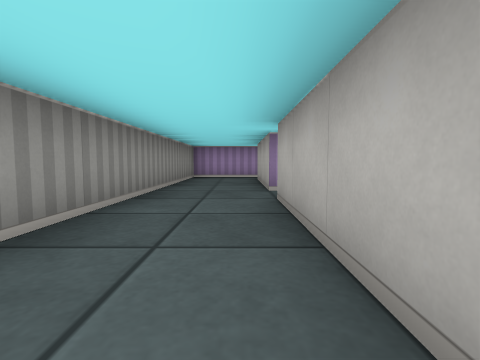
View 1 (above)

24 first-person views from a walk through a cub3D level. The camera is about half as high as the walls, tilts 4° down and sees 85° across. The floor is counted in squares. Each view is taken from the middle of a square. On the plan, view 1 faces up. The plan holds only what a view shows up to about 9 squares ahead; the rest is blank.

View 2
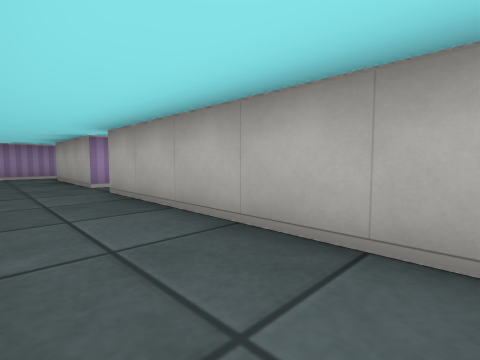

View 3
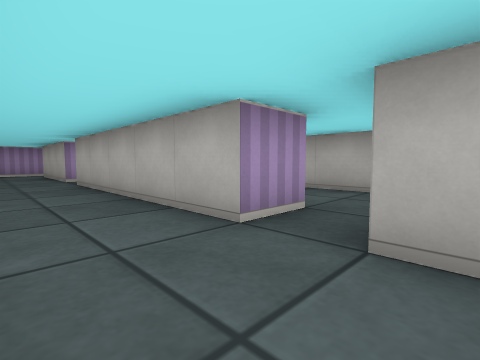

View 4
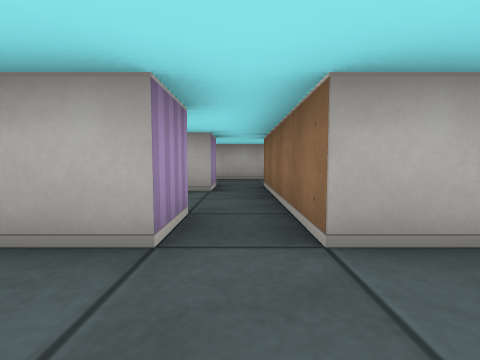

View 5
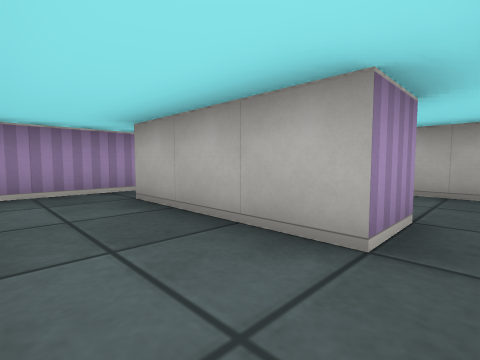

View 6
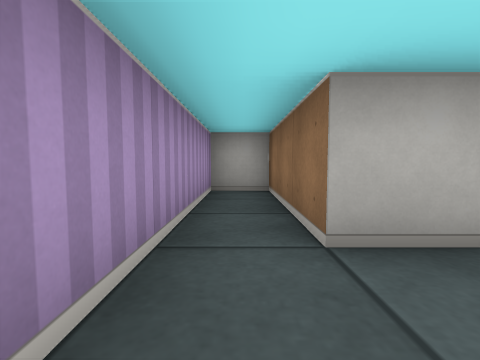

View 7
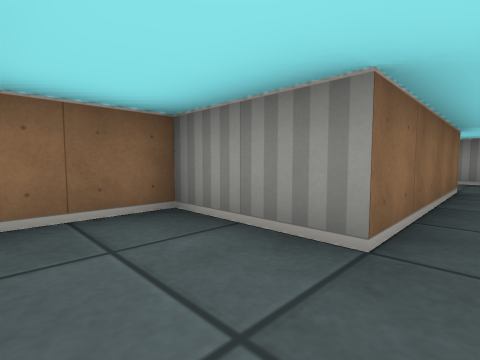

View 8
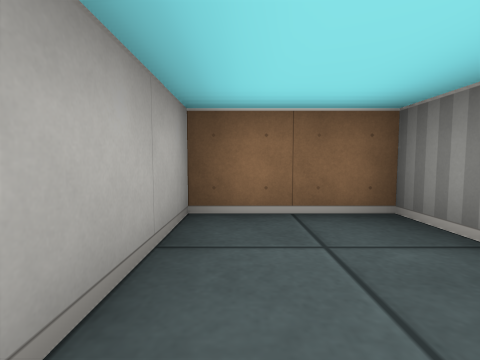

View 9
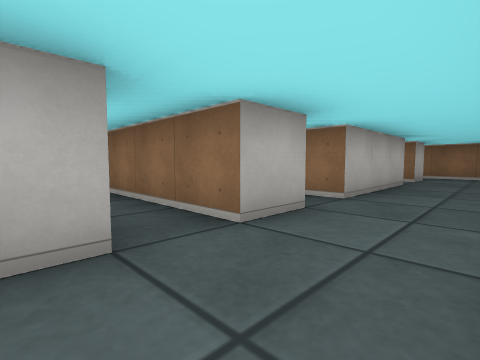

View 10
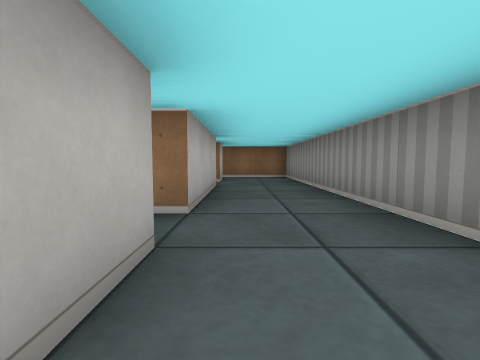

View 11
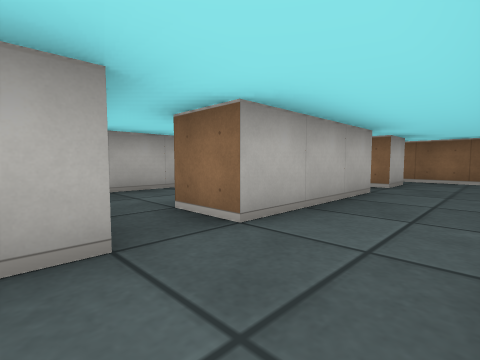

View 12
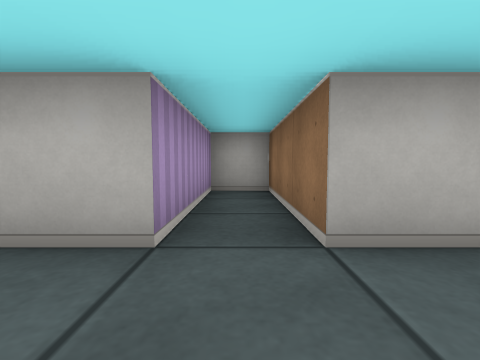

View 13
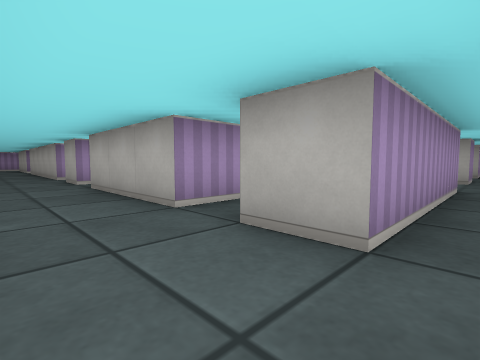

View 14
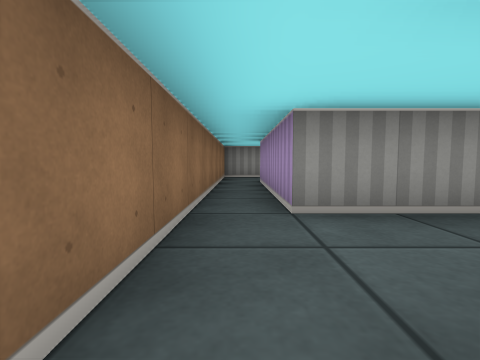

View 15
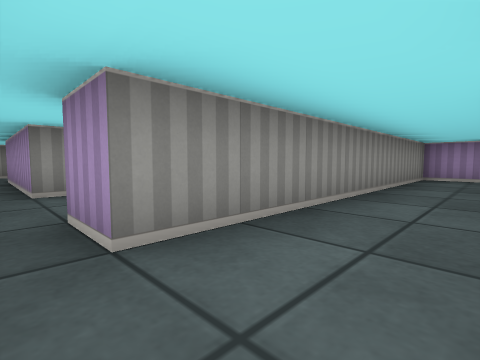

View 16
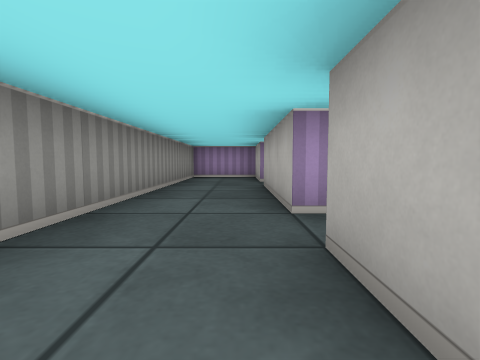

View 17
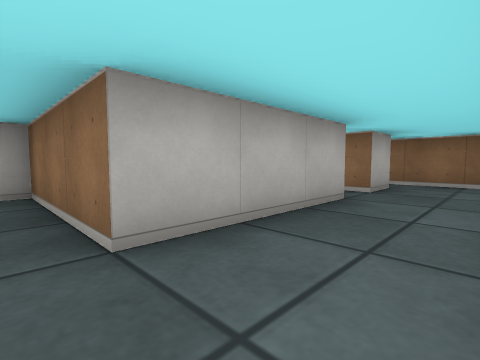

View 18
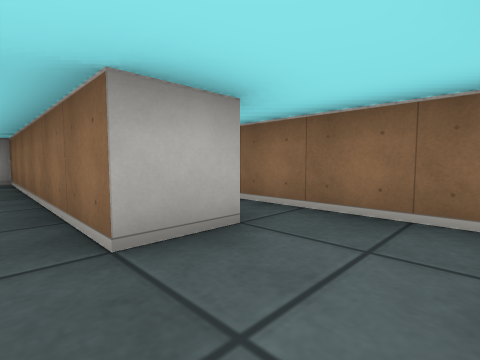

View 19
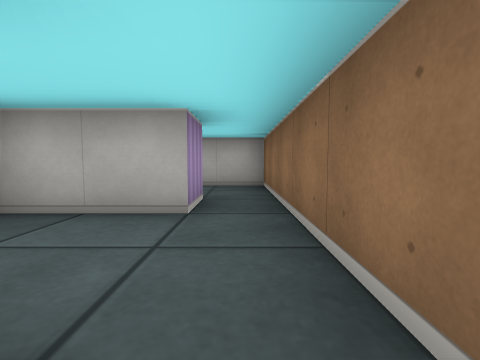

View 20
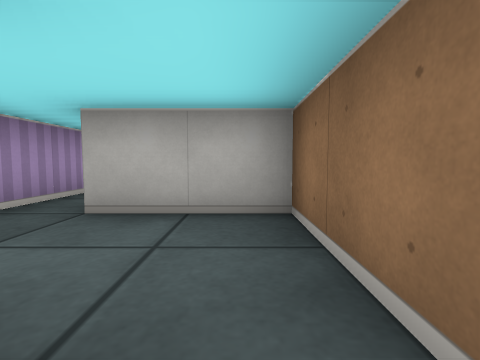

View 21
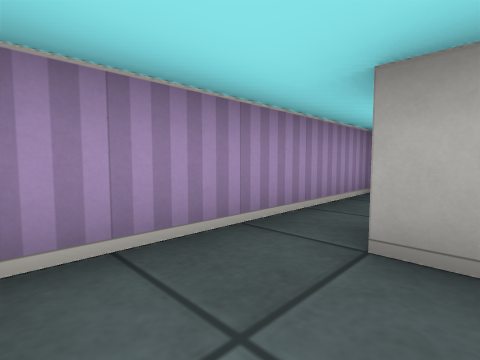

View 22
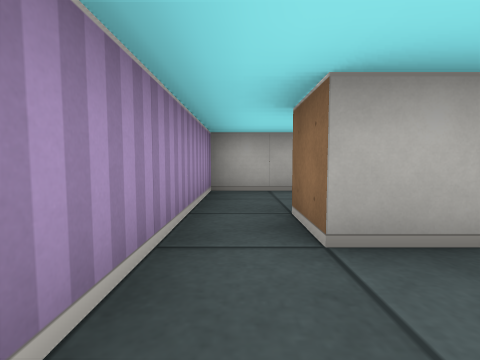

View 23
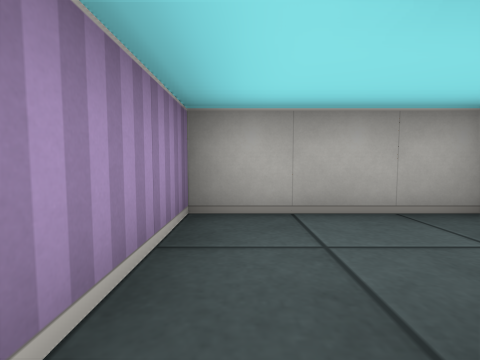

View 24
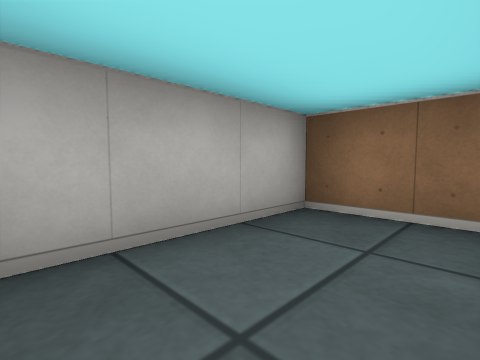

### Floor plan
Points are (right, up) in squares from view 1. A wall is a line through its corners. A room is listed if a view was taken in it or the views show most of it. See-through windows are left out.
Room 1 (views 1, 2, 3, 4, 9, 10, 11)
walls: (0.5, 4.4) (0.5, 7.5); (1.6, -1.5) (0.5, -1.5) (0.5, 3.5); (-1.5, -2.2) (-1.5, -3.4); (0.8, 8.5) (-1.5, 8.5) (-1.5, 1.5); (0.5, -3.6) (0.5, -2.5) (1.5, -2.5)
ways out: opening at (1, -2) to room 2; opening at (-0.5, -3) to room 4; opening at (1, 4)
Room 2 (views 5, 6)
walls: (4.6, -1.5) (3.5, -1.5) (3.5, 1.5) (6.5, 1.5) (6.5, 2.5) (2.1, 2.5); (1.5, -2.5) (4.5, -2.5)
ways out: opening at (1, -2) to room 1; opening at (4, -2) to room 3
Room 3 (views 7, 8)
walls: (4.5, -2.5) (4.5, -4.5) (6.5, -4.5) (6.5, -1)
ways out: opening at (4, -2) to room 2
Room 4 (view 12)
walls: (0.5, -9.5) (0.5, -8.5) (3.5, -8.5) (3.5, -7.5) (0.5, -7.5) (0.5, -4.5) (1.5, -4.5); (-1.5, -3.4) (-1.5, -9.5)
ways out: opening at (-0.5, -3) to room 1; opening at (-0.5, -9) to room 5; opening at (1, -4) to room 11
Room 5 (views 13, 14)
walls: (4.5, -7.6) (4.5, -9.5) (0.5, -9.5); (7.5, -9.5) (6.5, -9.5); (-1.5, -9.5) (-1.5, -10.5) (6.5, -10.5)
ways out: opening at (-0.5, -9) to room 4; opening at (7, -10) to room 6
Room 6 (views 15, 16)
walls: (8, -10.5) (10.5, -10.5)
ways out: opening at (7, -10) to room 5; opening at (8.5, -9) to room 7
Room 7 (views 17, 18, 19)
walls: (9.5, -3.5) (9.5, -1.5) (7.5, -1.5) (7.5, -9.5); (9.5, -7.6) (9.5, -4.5) (12.5, -4.5) (12.5, -4.1); (9.5, -9.6) (9.5, -8.5) (10.5, -8.5)
ways out: opening at (8.5, -9) to room 6; opening at (10, -8) to room 8
Room 8 (view 20)
walls: (13.5, -7.5) (12.5, -7.5) (12.5, -5.6); (10.5, -8.5) (13.5, -8.5)
ways out: opening at (10, -8) to room 7; opening at (13, -8) to room 12
Room 9 (views 21, 22, 23)
walls: (15.5, -7.5) (15.5, -6.5) (16.5, -6.5); (16.5, -5.5) (14, -5.5)
ways out: opening at (16, -6) to room 10; opening at (14.5, -7) to room 12
Room 10 (view 24)
walls: (17, -8.5) (18.5, -8.5) (18.5, -5.5) (16.5, -5.5)
ways out: opening at (16, -6) to room 9
Room 11 (no view inside)
walls: (3.5, -5.8) (3.5, -4.5)
ways out: opening at (1, -4) to room 4
Room 12 (no view inside)
walls: (13.5, -8.5) (15.5, -8.5) (15.5, -7.5)
ways out: opening at (13, -8) to room 8; opening at (14.5, -7) to room 9

Where each view was taken, in squares from view 1:
view 1: 0 up, 0 right, facing up
view 2: 1 down, 1 left, facing up-right
view 3: 3 down, 1 left, facing up-right
view 4: 2 down, 1 left, facing right
view 5: 2 down, 2 right, facing up-right
view 6: 2 up, 2 right, facing right
view 7: 2 down, 6 right, facing down-left
view 8: 2 down, 6 right, facing down
view 9: 1 down, 1 left, facing down-right
view 10: 2 down, 0 right, facing down
view 11: 3 down, 1 left, facing down-right
view 12: 8 down, 1 left, facing right
view 13: 10 down, 1 left, facing up-right
view 14: 10 down, 7 right, facing left
view 15: 10 down, 9 right, facing up-left
view 16: 10 down, 9 right, facing up
view 17: 4 down, 8 right, facing down-right
view 18: 8 down, 8 right, facing down-right
view 19: 8 down, 10 right, facing right
view 20: 8 down, 13 right, facing right
view 21: 7 down, 14 right, facing up-right
view 22: 6 down, 14 right, facing right
view 23: 6 down, 16 right, facing right
view 24: 6 down, 17 right, facing down-right
